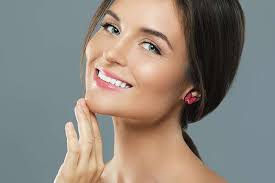
#> input picture images.jpg, 275 x 183 px, found by its file name
$ python 'Image Resizing.py'
#> lines starting #> are read from the running program, lines starting #| are printed output that depends on the picture
import cv2
import numpy as np
import matplotlib.pyplot as plt

image = cv2.imread("C:/Users/nilop/Desktop/ImageTest/images.jpg", 1)
#> image is the input picture: shape (183, 275, 3); mean B, G, R 124.4, 132.8, 140.4

# Loading the image

half = cv2.resize(image, (0, 0), fx = 0.1, fy = 0.1)
bigger = cv2.resize(image, (1050, 1610))
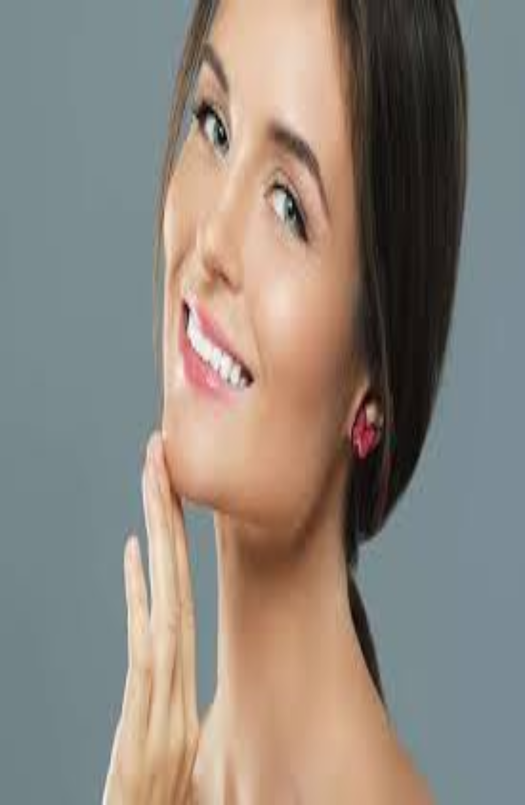
#> bigger: shape (1610, 1050, 3) (shown at 1/2 size); mean B, G, R 124.3, 132.7, 140.4

stretch_near = cv2.resize(image, (780, 540),
			interpolation = cv2.INTER_NEAREST)
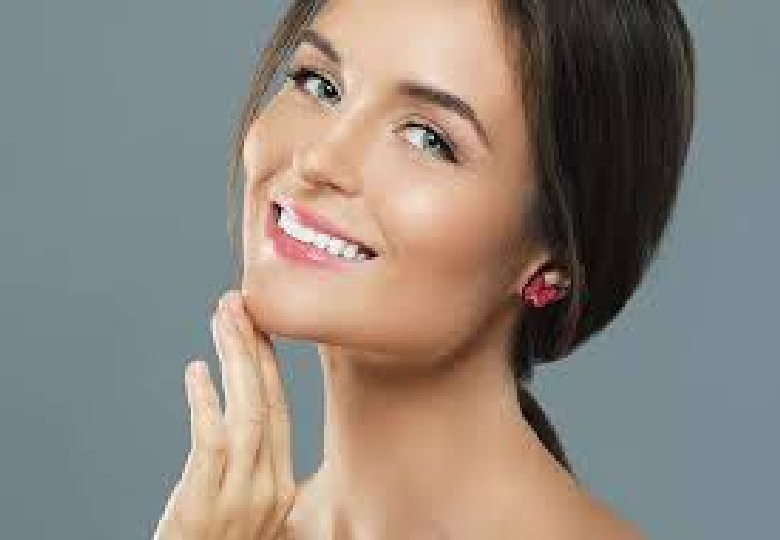
#> stretch_near: shape (540, 780, 3); mean B, G, R 124.3, 132.7, 140.4


Titles =["Original", "Half", "Bigger", "Interpolation Nearest"]
images =[image, half, bigger, stretch_near]
count = 4

for i in range(count):
	plt.subplot(2, 2, i + 1)
	plt.title(Titles[i])
	plt.imshow(images[i])

plt.show()
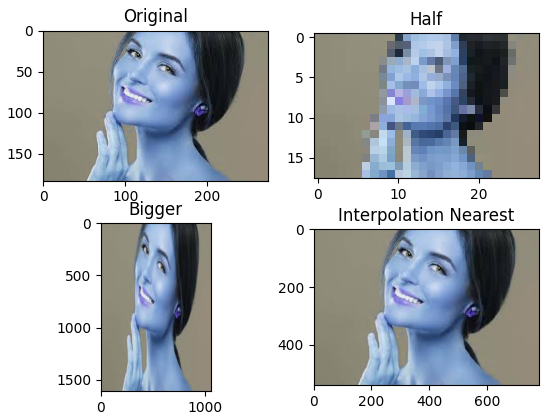
#> figure drawn by matplotlib, 4 panels; B, G, R data is drawn as R, G, B

$ run again, with download 1.jpg copied over images.jpg
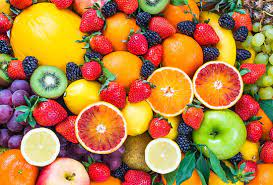
#> input picture download 1.jpg, 273 x 185 px, found by its file name
#> image is the input picture: shape (185, 273, 3); mean B, G, R 65.7, 125.2, 181.2
#> `bigger = cv2.resize(image, (1050, 1610))`:
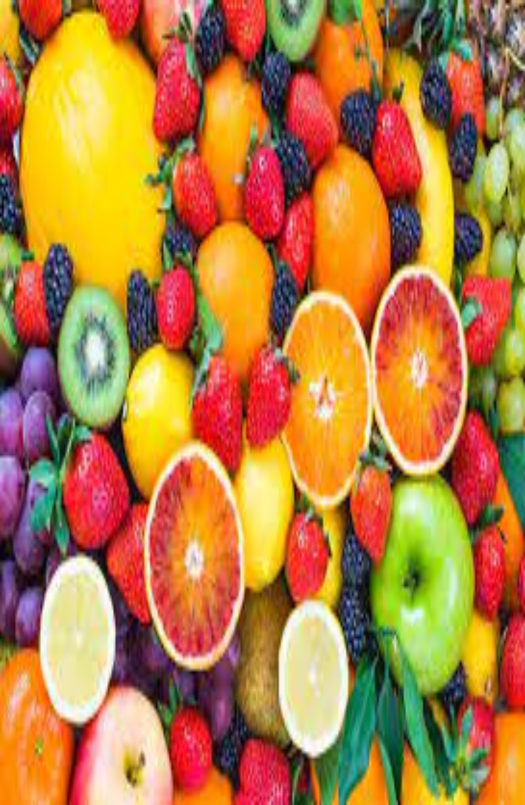
#> bigger: shape (1610, 1050, 3) (shown at 1/2 size); mean B, G, R 65.6, 125, 181.1
#> `plt.show()`:
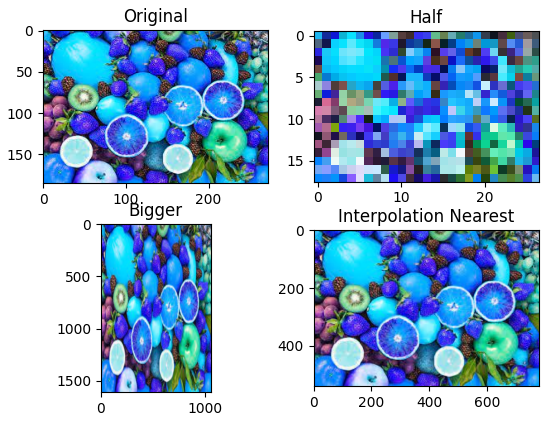
#> figure drawn by matplotlib, 4 panels; B, G, R data is drawn as R, G, B

$ run again, with download.jpg copied over images.jpg
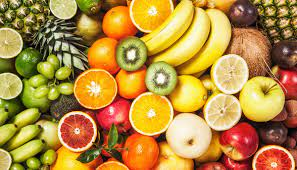
#> input picture download.jpg, 297 x 170 px, found by its file name
#> image is the input picture: shape (170, 297, 3); mean B, G, R 64.8, 140.7, 181.9
#> `stretch_near = cv2.resize(image, (780, 540), interpolation = cv2.INTER..`:
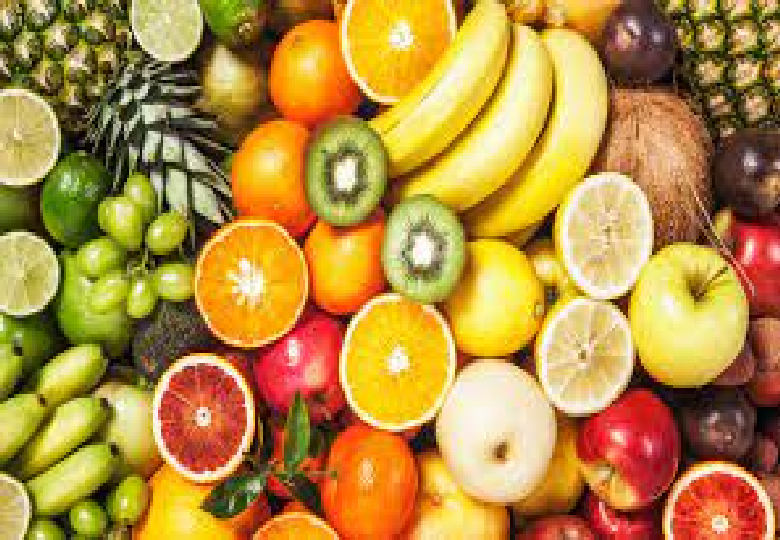
#> stretch_near: shape (540, 780, 3); mean B, G, R 64.8, 140.8, 181.9
#> `plt.show()`:
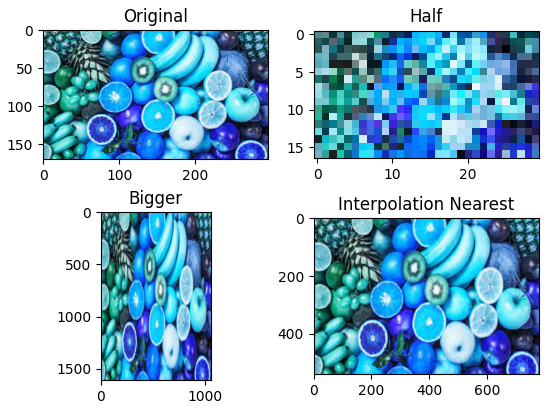
#> figure drawn by matplotlib, 4 panels; B, G, R data is drawn as R, G, B
